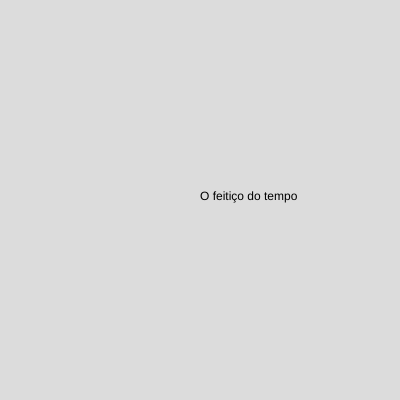
Frame 1 (no input)
Frame 60 (no input): identical to frame 1, image omitted
Frame 120 (the mouse pressed at the canvas centre since frame 60): identical to frame 1, image omitted

The p5.js sketch that drew this single still picture (run headless with seeded random() and noise() and a simulated clock; from frame 60 on, the mouse is pressed at the canvas centre):

// p5.js sketch
// ── sketch.js
// fantasia, aventura, drama

// a viagem de chihiro, LIVRE, fantasia, aventura
// paddington, LIVRE, fantasia, aventura

// as aventuras de pi, 10, drama, fantasia, aventura
// depois da chuva, 10, drama
// guardiões da galáxia, 12, fantasia, aventura
// ladrões de bicicleta, 12, drama
// o menino que descobriu o vento, 14, drama

let campoIdade;
let campoFantasia;

function setup() {
  createCanvas(400, 400);
  campoIdade = createInput("5");
  campoFantasia = createCheckbox("Gosta de fantasia?");
}

function draw() {
  background(220);
  let idade = campoIdade.value();
  let gostaDeFantasia = campoFantasia.checked();
  let recomendacao = geraRecomendacao(idade, gostaDeFantasia);
  text(recomendacao, width / 2, height / 2);
}

function geraRecomendacao(idade, gostaDeFantasia) {
  if(idade >= 10) {
    if(idade >= 14) {
      return "O menino que descobriu o vento";
    } else {
      if(gostaDeFantasia) {
        return "As aventuras de pi";
      } else {
        return "Depois da chuva";
      }
    }
  } else {
    if(gostaDeFantasia) {
      return "A viagem de chihiro";
    } else {
      return "O feitiço do tempo";
    }
  }
}
